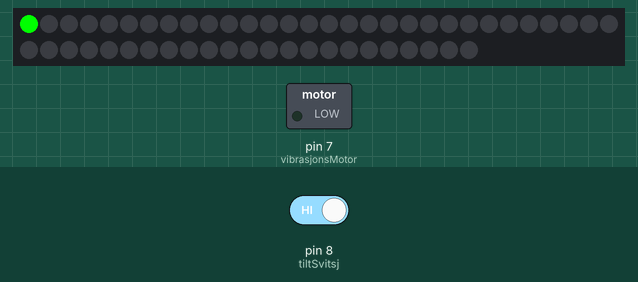
Recording of a sketch running on a simulated Arduino Uno, built with avr-gcc and run on an emulated ATmega328P. Shown: 53 RGB LEDs in strip order, left to right, continuing on the next row, switched loads named in the sketch (green lamp = pin HIGH). The test bench sets the inputs (shaded band); at power-on: pin 8 (tiltSvitsj) HIGH.

Above: at 90.05 s.
At 91.38 s:
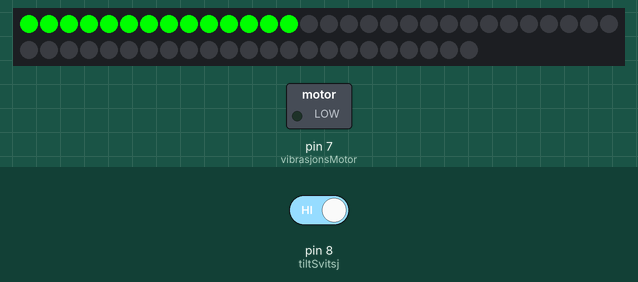
At 92.71 s:
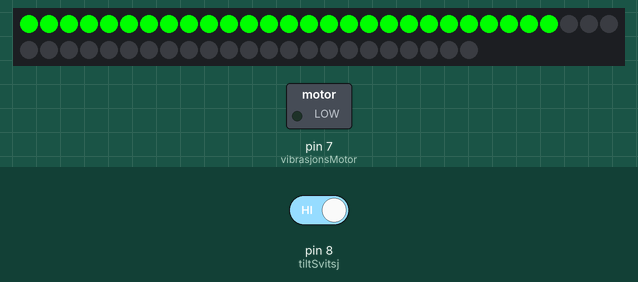
At 94.04 s:
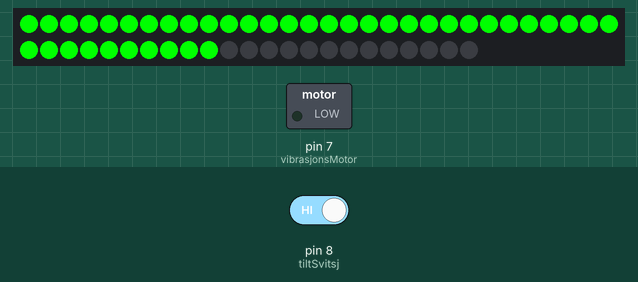
At 95.4 s:
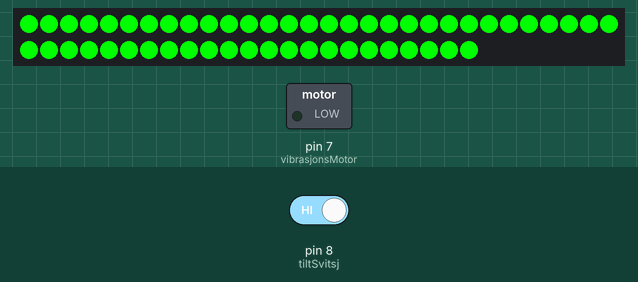

The sketch:

fibbly.ino
```cpp
#include <Adafruit_NeoPixel.h> // importerer neopixel-biblioteket

// pins til arduinoen
const int tiltSvitsj = 8;
const int vibrasjonsMotor = 7;
const int lysStripe = 6;

// verdier til led-stip
const int antPixler = 53;
const int delayValue = 100; // sier noe om hastigheten på lysene
                            //lavere verdi er høyere hastighet
                            // gitt i millisekunder

// verdier til tiltSvitsjen
int forrigeSvitsjTilstand;
int tilstandNaa;
int antRist = 0;

unsigned long millisSek = 0; // holder styr på antmillisekunder siden
                             // programmet ble startet

// verdier for å resette antRist hvert 5. sekund
unsigned long startMillis = 0;
unsigned long periode = 5000;

// verdier for å initiere lysing hvert 1.5 minutt
// i det endelige produktet ville dette vært byttet ut med kommunikasjon fra annen arduino
unsigned long vennLyserPeriode = 90000; // hvert 90. sekund
unsigned long startVennLyser = 0;

boolean timerPaa = false;

// oppretter et neoPixel objekt
Adafruit_NeoPixel pixels(antPixler, lysStripe, NEO_GRB + NEO_KHZ800);

void setup() {
  pinMode(tiltSvitsj,INPUT);
  pinMode(vibrasjonsMotor,OUTPUT);
  pixels.begin();
  forrigeSvitsjTilstand = digitalRead(tiltSvitsj);
  tilstandNaa = digitalRead(tiltSvitsj);
}

void loop() {
   tilstandNaa = digitalRead(tiltSvitsj);
   if (tilstandNaa != forrigeSvitsjTilstand) {
    timerPaa = true;
    antRist ++;
   }
   forrigeSvitsjTilstand = tilstandNaa;

   if (antRist >10) {
     // for å forhindre at antRist samler seg opp ettersom tiden går
       duHarRistet();
       antRist = 0;
    }
    resetTrykk();
    vennLyser();
}

void resetTrykk() {
  millisSek = millis();
    if (millisSek - startMillis >= periode) {
          startMillis = millisSek;
          antRist = 0;
    }
}

void vennLyser() {
  millisSek = millis();
    if (millisSek - startVennLyser >= vennLyserPeriode) {
          startVennLyser = millisSek;
          vennHarRistet();
    }
}

void vennHarRistet() {
  // ikke implementert kommunikasjon mellom arduinoene
  // i koden har vi satt at vennen rister hver 90. sekund
  pixels.clear();
       for(int i=0; i<antPixler; i++) {
        pixels.setPixelColor(i,pixels.Color(0,255,0));
        pixels.setBrightness(255);
        pixels.show();
        delay(delayValue);
       }

}

void duHarRistet() {
      pixels.clear();
      int styrke = 255;
      for(int i=0; i<antPixler; i++) {
        pixels.setPixelColor(i, pixels.Color(0, 255, 255));
        pixels.setBrightness(styrke);
        styrke -= 5;
        pixels.show();
        vibrer();
        delay(delayValue);
        skruAvVibrasjon();
       }
}

void vibrer() {
  digitalWrite(vibrasjonsMotor,HIGH);
}

void skruAvVibrasjon() {
  digitalWrite(vibrasjonsMotor,LOW);
}
```
